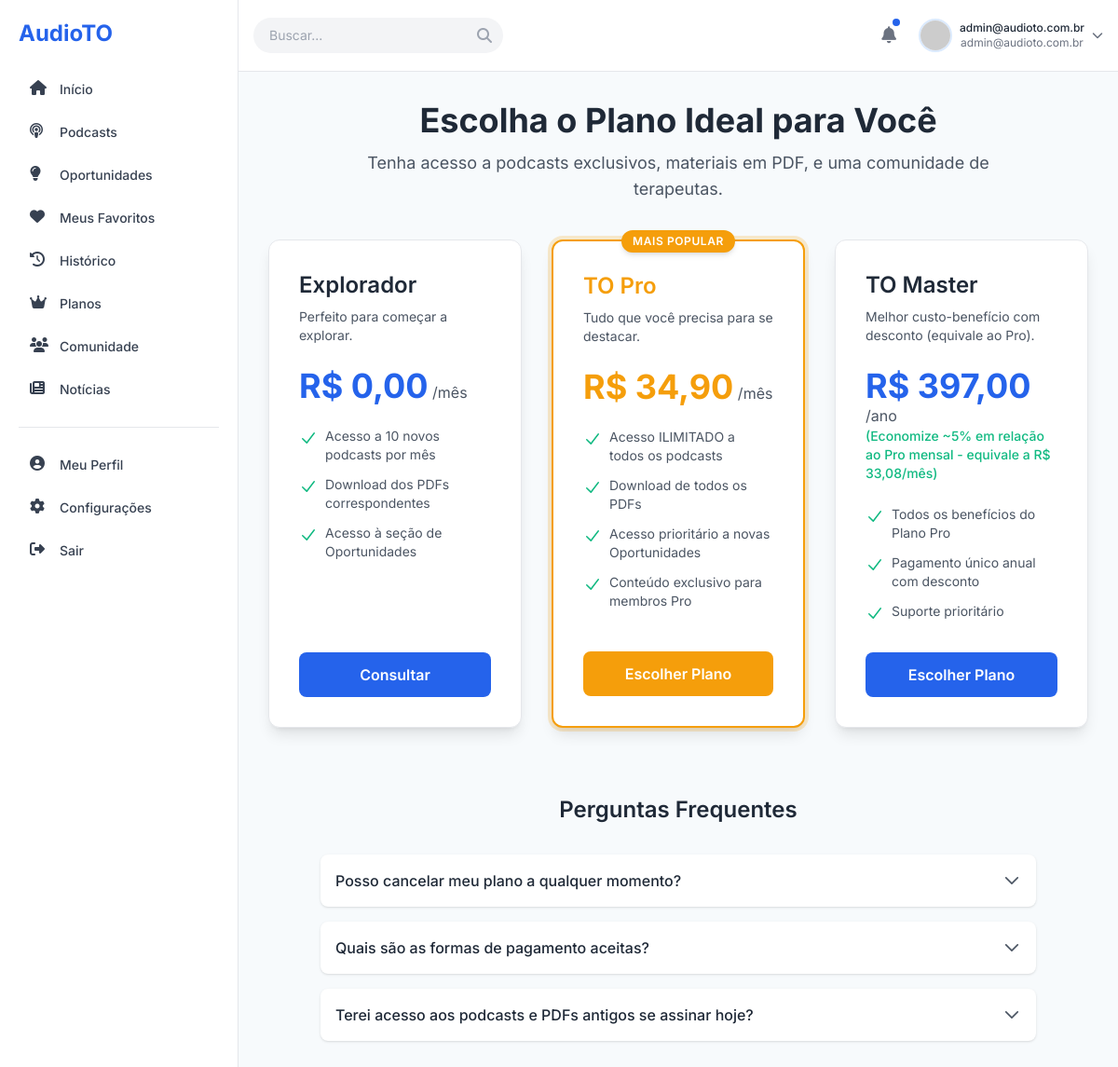
The app's page /planos.php (signed in) with its own data.
### tables this page shows
CREATE TABLE `planos_assinatura` (
  `id_plano` int(11) NOT NULL,
  `nome_plano` varchar(100) NOT NULL,
  `descricao_plano` text DEFAULT NULL,
  `preco_mensal` decimal(10,2) DEFAULT NULL,
  `preco_anual` decimal(10,2) DEFAULT NULL,
  `funcionalidades` text DEFAULT NULL,
  `ativo` tinyint(1) DEFAULT 1
);

### planos.php (the view, shortened to what the rows shown need)
<?php
require_once __DIR__ . '/db/db_connect.php';
$planos_para_exibir = [];
$erro_planos = null;
$preco_mensal_plano_pro_para_calculo = null;
try {
    $stmt = $pdo->query("SELECT id_plano, nome_plano, descricao_plano, preco_mensal, preco_anual, funcionalidades
                         FROM planos_assinatura
                         WHERE ativo = TRUE
                         ORDER BY id_plano ASC");
    $planos_db = $stmt->fetchAll(PDO::FETCH_ASSOC);
    if ($planos_db) {
        foreach ($planos_db as $p_temp) {
            if ($p_temp['id_plano'] == 2) {
                $preco_mensal_plano_pro_para_calculo = $p_temp['preco_mensal'];
                break;
            }
        }
        foreach ($planos_db as $plano_db_item) {
            $processed_plano = $plano_db_item;
            if (!empty($processed_plano['funcionalidades'])) {
                $features_array = json_decode($processed_plano['funcionalidades'], true);
                if (json_last_error() === JSON_ERROR_NONE) {
                    $processed_plano['features_list'] = $features_array;
                } else {
                    $processed_plano['features_list'] = array_map('trim', explode(';', $processed_plano['funcionalidades']));
                }
            } else {
                $processed_plano['features_list'] = [];
            }
            $processed_plano['recomendado'] = ($processed_plano['id_plano'] == 2);
            if ($processed_plano['id_plano'] == 3 && !empty($processed_plano['preco_anual'])) {
                $processed_plano['valor_real_para_pagamento'] = $processed_plano['preco_anual'];
            } elseif (!empty($processed_plano['preco_mensal'])) {
                $processed_plano['valor_real_para_pagamento'] = $processed_plano['preco_mensal'];
            } else {
                $processed_plano['valor_real_para_pagamento'] = 0;
            }
            $planos_para_exibir[] = $processed_plano;
        }
    }
} catch (PDOException $e) {
    error_log("Erro ao buscar planos: " . $e->getMessage());
    $erro_planos = "Não foi possível carregar os planos no momento. Tente novamente mais tarde.";
}
?>
<!DOCTYPE html>
<html lang="pt-BR">
<head>
    <script src="https://cdn.tailwindcss.com"></script>
    <link rel="stylesheet" href="https://cdnjs.cloudflare.com/ajax/libs/font-awesome/6.5.1/css/all.min.css">
</head>
<body class="text-dark-text">
    <div class="flex h-screen main-container">
        <div class="flex-1 flex flex-col overflow-hidden">
            <main class="flex-1 overflow-x-hidden overflow-y-auto bg-light-bg p-6 md:p-8 space-y-10">
                <div class="text-center">
                    <h1 class="text-3xl md:text-4xl font-bold text-dark-text mb-3">Escolha o Plano Ideal para Você</h1>
                </div>
                <section id="plansContainer" class="grid grid-cols-1 md:grid-cols-2 lg:grid-cols-3 gap-8 max-w-6xl mx-auto">
                    <?php if (!empty($planos_para_exibir)): ?>
                        <?php foreach ($planos_para_exibir as $index => $plano):
                              $isRecommended = $plano['recomendado'];
                              $isGratisOuConsulte = ((is_null($plano['preco_mensal']) || $plano['preco_mensal'] == 0) && (is_null($plano['preco_anual']) || $plano['preco_anual'] == 0));
                        ?>
                            <div class="plan-card bg-card-bg rounded-xl shadow-lg p-8 flex flex-col hover:shadow-2xl transition-shadow duration-300
                                <?= $isRecommended ? 'border-2 border-warning ring-4 ring-warning/20 relative transform md:scale-105' : 'border border-gray-200' ?>"
                                style="animation-delay: <?= $index * 0.1 ?>s;">
                                <?php if ($isRecommended): ?>
                                    <div class="absolute top-0 -translate-y-1/2 left-1/2 -translate-x-1/2 bg-warning text-white text-xs font-semibold px-3 py-1 rounded-full shadow-md uppercase tracking-wider">Mais Popular</div>
                                <?php endif; ?>
                                <h3 class="text-2xl font-semibold <?= $isRecommended ? 'text-warning' : 'text-dark-text' ?> mb-2"><?= htmlspecialchars($plano['nome_plano']); ?></h3>
                                <p class="text-medium-text mb-6 text-sm min-h-[40px] line-clamp-2"><?= htmlspecialchars($plano['descricao_plano'] ?? 'Benefícios incríveis esperam por você.'); ?></p>
                                <div class="mb-6">
                                    <?php if ($plano['id_plano'] == 3 && !empty($plano['preco_anual'])):  ?>
                                        <span class="text-4xl font-bold <?= $isRecommended ? 'text-warning' : 'text-primary-blue' ?>">R$ <?= number_format($plano['preco_anual'], 2, ',', '.'); ?></span>
                                        <span class="text-medium-text">/ano</span>
                                        <?php
                                        if ($preco_mensal_plano_pro_para_calculo > 0):
                                            $economia = 1 - ($plano['preco_anual'] / ($preco_mensal_plano_pro_para_calculo * 12));
                                            if ($economia > 0.01):
                                        ?>
                                        <p class="text-sm text-success font-medium">(Economize ~<?= round($economia * 100) ?>% em relação ao Pro mensal - equivale a R$ <?= number_format($plano['preco_anual'] / 12, 2, ',', '.') ?>/mês)</p>
                                        <?php endif; endif; ?>
                                    <?php elseif (!empty($plano['preco_mensal'])):  ?>
                                        <span class="text-4xl font-bold <?= $isRecommended ? 'text-warning' : 'text-primary-blue' ?>">R$ <?= number_format($plano['preco_mensal'], 2, ',', '.'); ?></span>
                                        <span class="text-medium-text">/mês</span>
                                    <?php else:  ?>
                                        <span class="text-4xl font-bold <?= $isRecommended ? 'text-warning' : 'text-primary-blue' ?>">
                                            <?= ($isGratisOuConsulte) ? 'Grátis' : 'Consulte' ?>
                                        </span>
                                    <?php endif; ?>
                                </div>
                                <ul class="space-y-3 text-medium-text mb-8 flex-grow text-sm">
                                    <?php if (!empty($plano['features_list'])): ?>
                                        <?php foreach ($plano['features_list'] as $feature): if(empty(trim($feature))) continue; ?>
                                            <li class="flex items-start">
                                                <span><?= htmlspecialchars($feature); ?></span>
                                            </li>
                                        <?php endforeach; ?>
                                    <?php else: ?>
                                        <li class="flex items-center text-light-text">Benefícios principais incluídos.</li>
                                    <?php endif; ?>
                                </ul>
                                <?php if (!$isGratisOuConsulte):  ?>
                                <button data-plano-id="<?= $plano['id_plano']; ?>"
                                        data-plano-nome="<?= htmlspecialchars($plano['nome_plano']); ?>"
                                        data-plano-amount="<?= htmlspecialchars($plano['valor_real_para_pagamento']); ?>"
                                        class="w-full <?= $isRecommended ? 'bg-warning text-white hover:bg-yellow-600' : 'bg-primary-blue text-white hover:bg-primary-blue-dark' ?>
                                               font-semibold py-3 px-6 rounded-lg transition-colors duration-300 mt-auto choose-plan-button">
                                    Escolher Plano
                                </button>
                                <?php elseif ($isGratisOuConsulte && strtolower($plano['nome_plano']) !== 'grátis' && $plano['valor_real_para_pagamento'] == 0):  ?>
                                    <a href="contato.php?plano=<?= urlencode($plano['nome_plano']) ?>"
                                       class="w-full text-center <?= $isRecommended ? 'bg-warning text-white hover:bg-yellow-600' : 'bg-primary-blue text-white hover:bg-primary-blue-dark' ?>
                                              font-semibold py-3 px-6 rounded-lg transition-colors duration-300 mt-auto">
                                        Consultar
                                    </a>
                                <?php endif; ?>
                            </div>
                        <?php endforeach; ?>
                    <?php elseif(!$erro_planos): ?>
                        <p class="col-span-full text-center text-medium-text py-10 text-xl">Nenhum plano disponível no momento. Volte em breve!</p>
                    <?php endif; ?>
                </section>
            </main>
        </div>
    </div>
</body>
</html>

### records on screen
planos_assinatura: nome_plano "Explorador", descricao_plano "Perfeito para começar a explorar.", preco_mensal "0,00", feature "Acesso a 10 novos podcasts por mês", feature "Download dos PDFs correspondentes", feature "Acesso à seção de Oportunidades"
planos_assinatura: shows "MAIS POPULAR", nome_plano "TO Pro", descricao_plano "Tudo que você precisa para se destacar.", preco_mensal "34,90", feature "Acesso ILIMITADO a todos os podcasts", feature "Download de todos os PDFs", feature "Acesso prioritário a novas Oportunidades", feature "Conteúdo exclusivo para membros Pro"
planos_assinatura: nome_plano "TO Master", descricao_plano "Melhor custo-benefício com desconto (equivale ao Pro).", preco_anual "397,00", economia "5", $plano['preco_anual']/12 "33,08", feature "Todos os benefícios do Plano Pro", feature "Pagamento único anual com desconto", feature "Suporte prioritário"

### other values on screen
$userName "admin@audioto.com.br"
$userEmail "admin@audioto.com.br"
